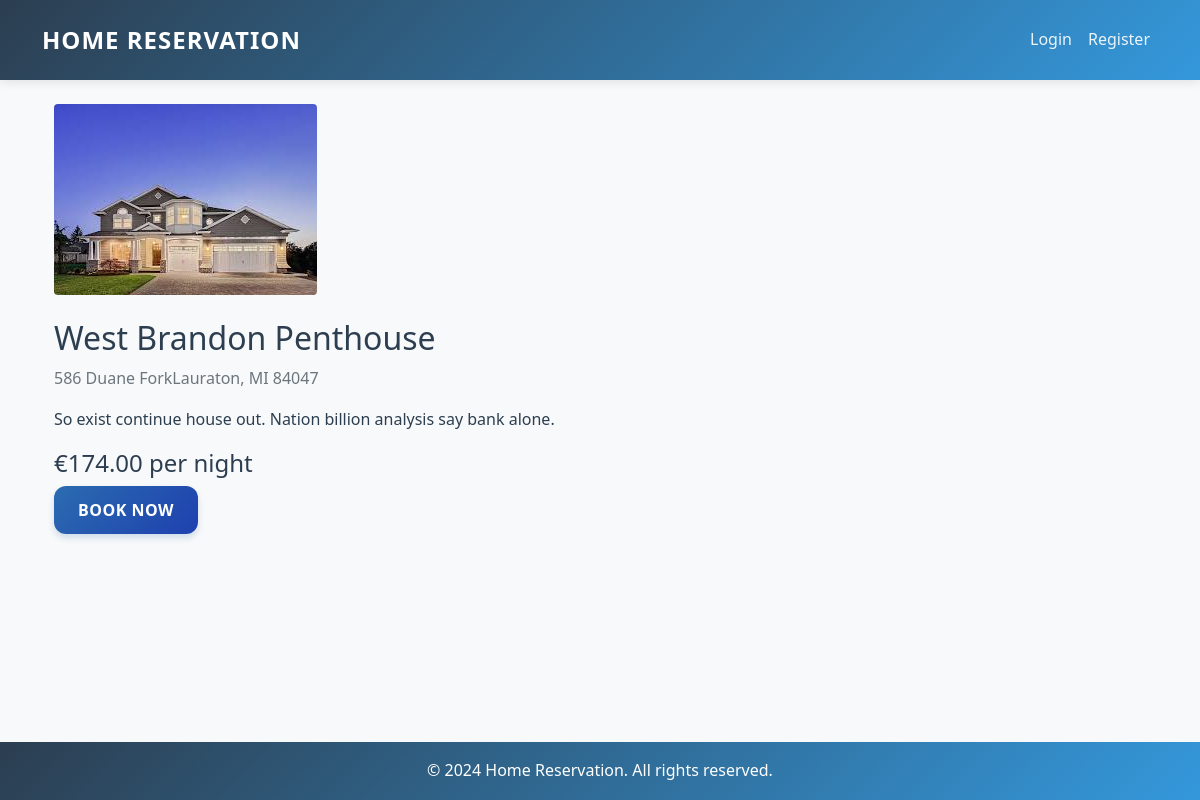
/houses/3/, run on the app's committed database.
### maison/models.py (models this page shows, shortened)
class Maison(models.Model):
    titre = models.CharField(max_length=100)
    description = models.TextField()
    adresse = models.CharField(max_length=255)
    prix_par_nuit = models.DecimalField(max_digits=10, decimal_places=2)
    disponible = models.BooleanField(default=True)
    proprietaire = models.ForeignKey(UserProfile, on_delete=models.CASCADE, limit_choices_to={'role': 'proprietaire'})
    image = models.ImageField(upload_to='houses/', null=True, blank=True)  # Add this line

### maison/views.py (the view)
# urls.py: path('houses/<int:house_id>/', maison_views.house_detail, name='house_detail'),
def house_detail(request, house_id):
    house = get_object_or_404(Maison, id=house_id)
    return render(request, 'maison/house_detail.html', {'house': house})

### templates/maison/house_detail.html
{% extends 'base.html' %}
{% block content %}
<div class="container">
    <div class="row">
        <div class="col-md-8">
            {% if house.image %}
                <img src="{{ house.image.url }}" class="img-fluid rounded" alt="{{ house.titre }}">
            {% else %}
                <img src="/static/images/default-house.jpg" class="img-fluid rounded" alt="Default house image">
            {% endif %}
            <h2 class="mt-4">{{ house.titre }}</h2>
            <p class="text-muted">{{ house.adresse }}</p>
            <p>{{ house.description }}</p>
            <p class="h4">€{{ house.prix_par_nuit }} per night</p>
            {% if house.disponible %}
                <a href="{% url 'create_reservation' house.id %}" class="btn btn-primary">Book Now</a>
            {% else %}
                <button class="btn btn-secondary" disabled>Not Available</button>
            {% endif %}
        </div>
    </div>
</div>
{% endblock %}

### static/css/style.css (style rules this page uses)
:root { --primary-color: #2b6cb0; --secondary-color: #1a4971; --accent-color: #3b82f6; --success-color: #059669; --warning-color: #d97706; --danger-color: #dc2626; --text-color: #1f2937; --text-secondary: #4b5563; --light-bg: #f8fafc; --dark-bg: #1e293b; --border-radius: 0.75rem; --box-shadow: 0 10px 15px -3px rgba(0, 0, 0, 0.1), 0 4px 6px -2px rgba(0, 0, 0, 0.05); --transition: all 0.3s cubic-bezier(0.4, 0, 0.2, 1); --primary-gradient: linear-gradient(135deg, #2b6cb0, #1e40af); --success-gradient: linear-gradient(135deg, #059669, #047857); --danger-gradient: linear-gradient(135deg, #dc2626, #b91c1c); --warning-gradient: linear-gradient(135deg, #d97706, #b45309); }
body { font-family: 'Inter', 'Poppins', sans-serif; color: var(--text-color); background-color: var(--light-bg); line-height: 1.6; }
.btn { padding: 0.75rem 1.5rem; font-weight: 600; border-radius: var(--border-radius); transition: var(--transition); text-transform: uppercase; letter-spacing: 0.5px; }
.btn-primary { background: var(--primary-gradient); border: none; box-shadow: 0 4px 6px rgba(43, 108, 176, 0.2); }

### templates/base.html (style rules this page uses)
:root { --primary-color: #2c3e50; --secondary-color: #3498db; --accent-color: #e74c3c; --text-color: #2c3e50; --light-bg: #f8f9fa; }
html, body { height: 100%; margin: 0; display: flex; flex-direction: column; }
body { font-family: 'Segoe UI', system-ui, -apple-system, sans-serif; color: var(--text-color); line-height: 1.6; }
.container { flex: 1; }

### data on the page
Maison: image (picture), titre "West Brandon Penthouse", adresse "586 Duane ForkLauraton, MI 84047", description "So exist continue house out. Nation billion analysis say bank alone.", prix_par_nuit "174.00"
